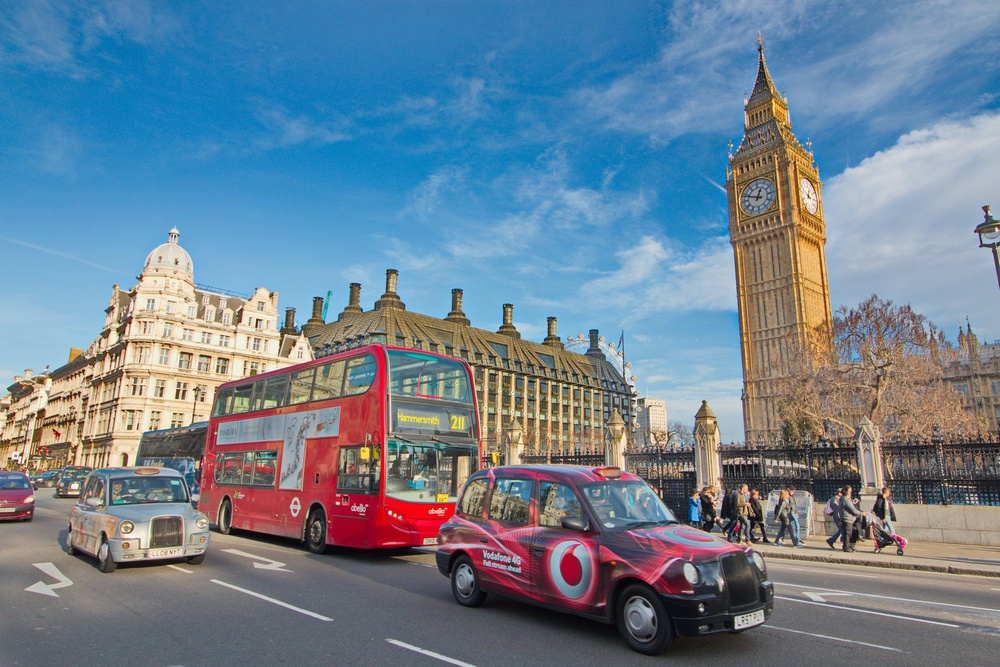
#> input picture Semantic-Segmentation-Learning/1.1Labelme_to_Mask_Single_Picture/uk1.jpeg, 1000 x 667 px, shrunk from 2250 x 1500 before the run, found by its file name
$ python 1.1Labelme_to_Mask_Single_Picture.py
#> lines starting #> are read from the running program, lines starting #| are printed output that depends on the picture
# 导入工具包
import os
import json
import numpy as np
import cv2
import matplotlib.pyplot as plt

# 载入图片
img_path = 'D:\Semantic_Segmentaion\Picture_from_Labelme\Single_Picture/uk1.jpeg'
img_bgr = cv2.imread(img_path)
#> img_bgr is the input picture: shape (667, 1000, 3); mean B, G, R 146.2, 129.5, 109.3
# print(img_bgr.shape)

# 创建空白图片
img_mask = np.zeros(img_bgr.shape[:2], dtype=np.uint8)  # 创建一个和图片相同尺寸的图片，全为0。指定数据类型为8位无符号整数

# 将该图片的labelme格式的json标注文件载入
labelme_json_path = 'D:\Semantic_Segmentaion\Picture_from_Labelme\Single_Picture/uk1.json'
with open(labelme_json_path, 'r', encoding='utf-8') as f:  # 打开json文件
#> (reads Semantic-Segmentation-Learning/1.1Labelme_to_Mask_Single_Picture/uk1.json from the repository)
    labelme = json.load(f)  # 载入json文件
labelme.keys()  # 查看json文件的键
# print(type(labelme))  #<class 'dict'>

# 元数据（可忽略）
"""
print(labelme['version'])  #版本号。5.3.0a0
print(labelme['imagePath']) #图片路径。uk1.jpeg
print(labelme['imageWidth'])  #图片宽度。2250
print(labelme['imageHeight'])  #图片高度。1500
"""

# 获取该图片中的所有标注信息
# print(labelme['shapes'])  # 所有标注信息
# ==============每个类别的信息及画mask的顺序（按照由大到小，由粗到精的顺序）==============
# "class_info"提取到循环外部，只定义一次
class_info = [
    {'label': 'sky', 'type': 'polygon', 'color': 1},
    {'label': 'road', 'type': 'polygon', 'color': 2},
    {'label': 'building', 'type': 'polygon', 'color': 3},
    {'label': 'tower', 'type': 'polygon', 'color': 4},
    {'label': 'bus', 'type': 'polygon', 'color': 5},
    {'label': 'car', 'type': 'polygon', 'color': 6},
    {'label': 'tree', 'type': 'polygon', 'color': 7},
    {'label': 'fence', 'type': 'polygon', 'color': 8},
    {'label': 'wall', 'type': 'polygon', 'color': 9},
    {'label': 'person', 'type': 'polygon', 'color': 10},
    {'label': 'clock', 'type': 'circle', 'color': 11, 'thickness': -1},
    {'label': 'lane', 'type': 'line', 'color': 12, 'thickness': 5},
    {'label': 'sign', 'type': 'linestrip', 'color': 13, 'thickness': 3}
]

# 按顺序将mask绘制到空白图上（只需要两层嵌套）
for one_class in class_info:  # 按顺序遍历每一个类别（保证覆盖顺序）
    for each in labelme['shapes']:  # 遍历所有标注，找到属于当前类别的标注
        if each['label'] == one_class['label']:

            if one_class['type'] == 'polygon':  # polygon 多段线标注
                points = [np.array(each['points'], dtype=np.int32).reshape((-1, 1, 2))]
                img_mask = cv2.fillPoly(img_mask, points, color=one_class['color'])

            elif one_class['type'] == 'line' or one_class['type'] == 'linestrip':
                points = [np.array(each['points'], dtype=np.int32).reshape((-1, 1, 2))]
                img_mask = cv2.polylines(img_mask, points, isClosed=False, color=one_class['color'],
                                         thickness=one_class['thickness'])

            elif one_class['type'] == 'circle':  # circle 圆形标注
                points = np.array(each['points'], dtype=np.int32)
                center_x, center_y = points[0][0], points[0][1]
                edge_x, edge_y = points[1][0], points[1][1]
                radius = np.linalg.norm(np.array([center_x, center_y] - np.array([edge_x, edge_y]))).astype(
                    'int32')  # 建议这里也用int32，OpenCV画圆需要整数
                img_mask = cv2.circle(img_mask, (center_x, center_y), radius, one_class['color'], one_class['thickness'])
            else:
                print('未知标注类型', one_class['type'])
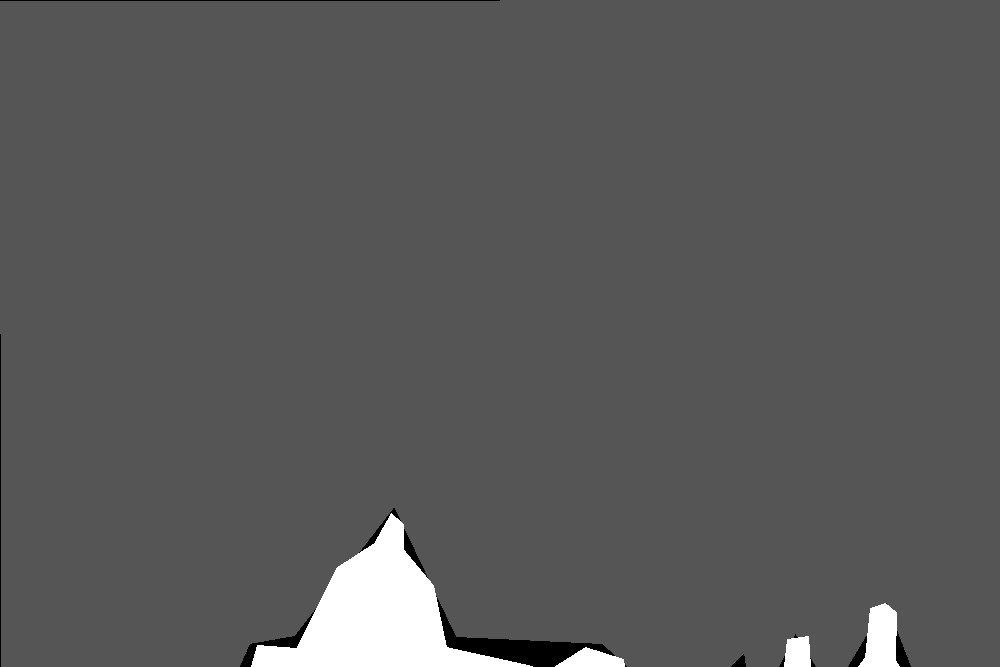
#> img_mask: shape (667, 1000); min 0, max 3, mean 1.05; drawn with min black and max white

# 保存mask标注图像（必须是png格式）
mask_path = img_path.split('.')[0] + '.png'  #保存到与原始图片相同的路径下
cv2.imwrite(mask_path, img_mask)

# 验证mask是否正确画上png了
print("生成的Mask包含的像素值有：", np.unique(img_mask))
#| 生成的Mask包含的像素值有： [0 1 3]
